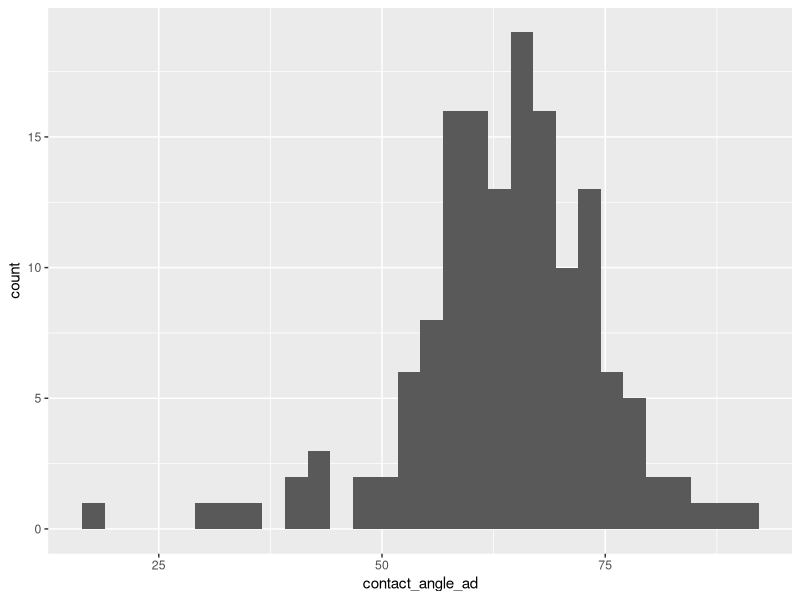
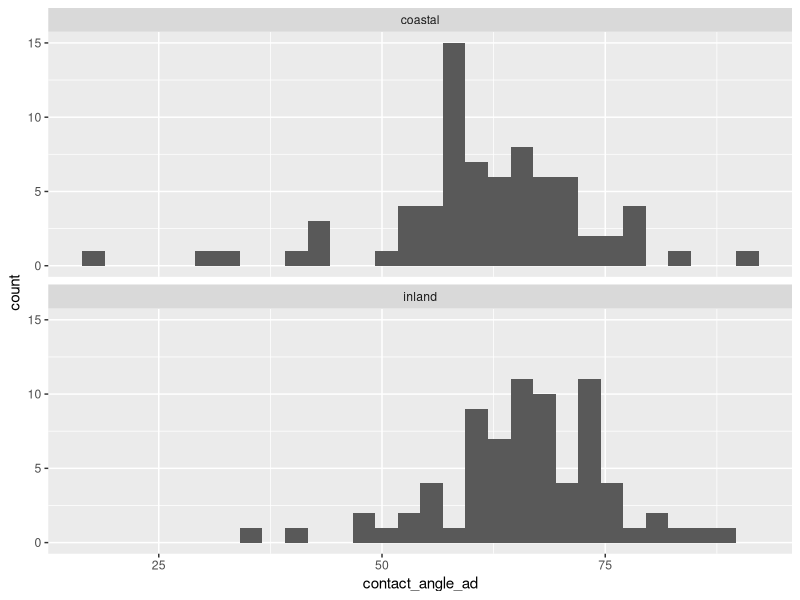
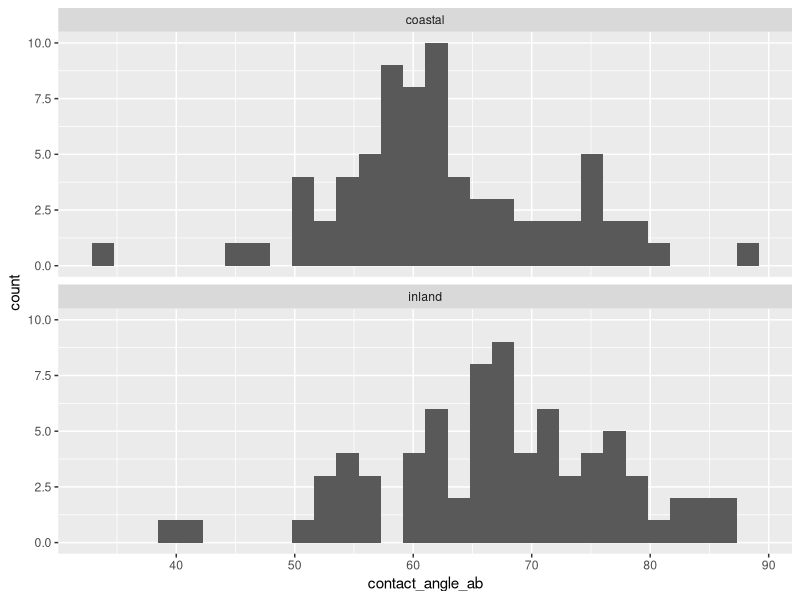
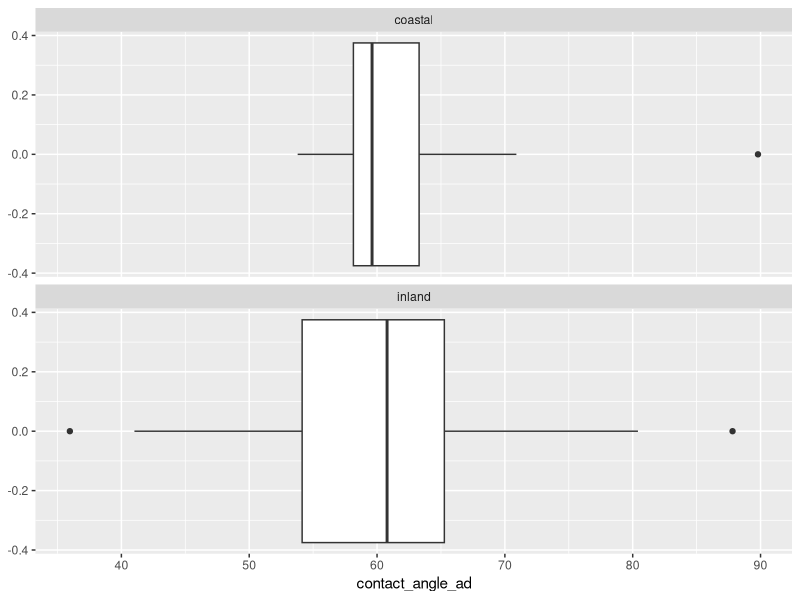
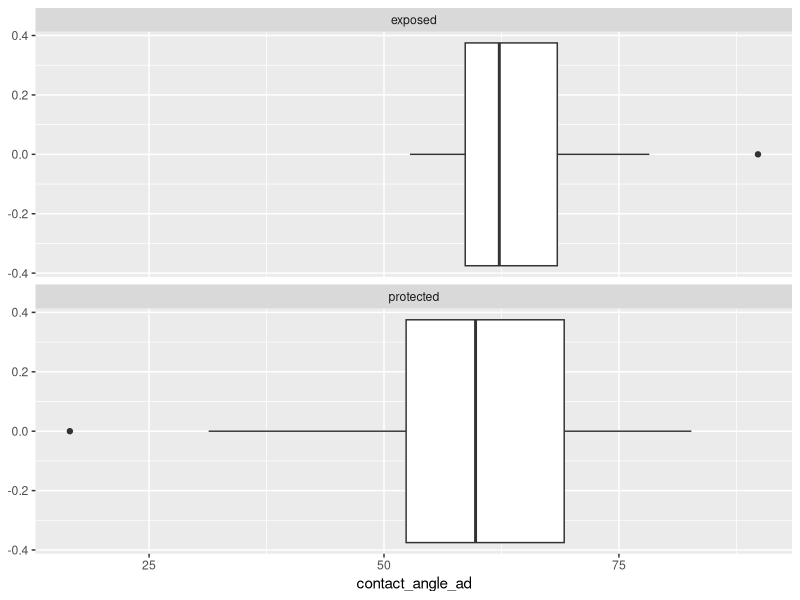
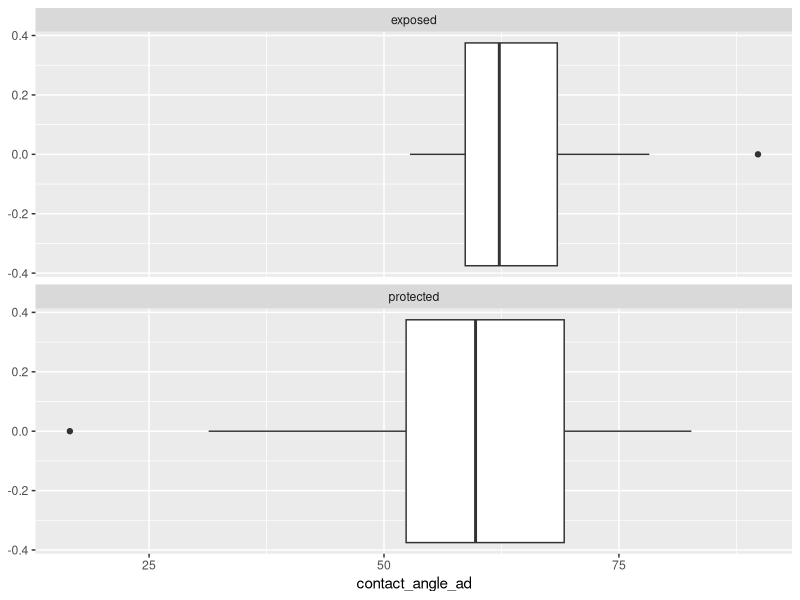
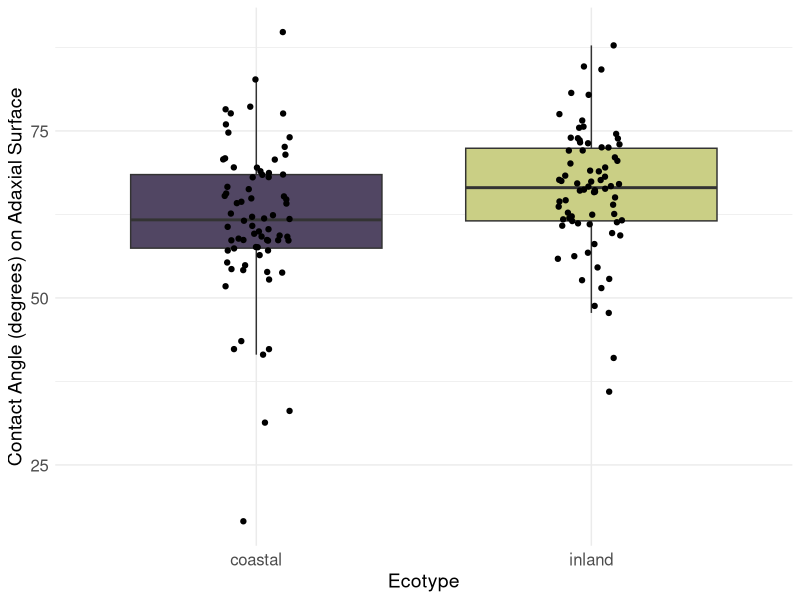
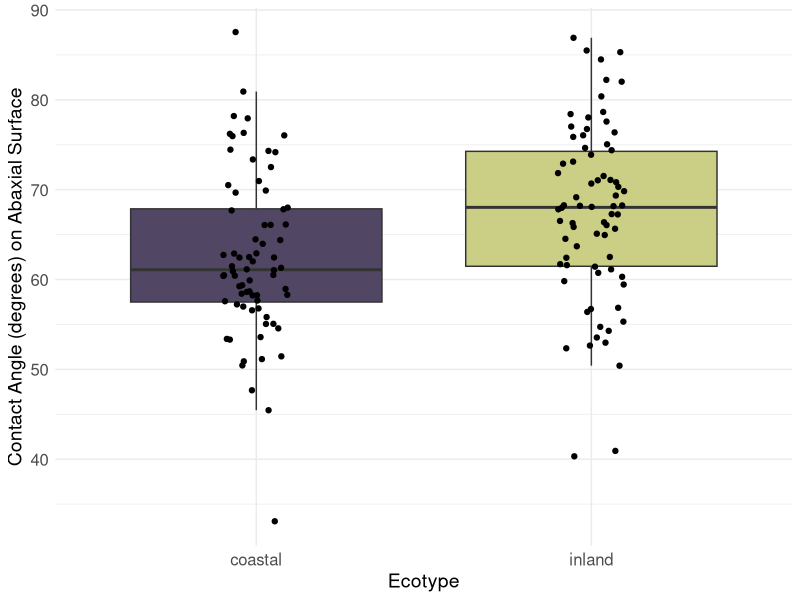

Source code (R) for these figures, in order: (Note: this script raises an error after producing the figures.)
require(tidyverse)
require(readxl)

coastal_pops = c('BHE', 'SWB', 'PGR', 'HEC', 'OPB')
inland_pops = c('SWC', 'LMC', 'TOR', 'OAE', 'RGR')


contact_angle =  read_xlsx(
  path = './Data/Contact Angle Measurements.xlsx', # Change path here
  sheet = 'Sheet1'
) %>%
  mutate(
    ecotype = case_when(
      pop.code %in% coastal_pops ~ "coastal",
      pop.code %in% inland_pops ~ "inland",
      .default = NA_character_
    ),
    salt_exposure = case_when(
      pop.code %in% c('PGR', 'BHE') ~ "protected",
      pop.code %in% c('SWB', 'OPB', 'HEC') ~ "exposed",
      pop.code %in% inland_pops ~ "inland",
      .default = NA_character_
    ),
    surface_type = case_when(
      pop.code %in% c('PGR', 'BHE') ~ 'gooey',
      pop.code == 'SWB' ~ 'middling',
      pop.code %in% c('OPB', 'HEC') ~ 'glaborous',
      pop.code %in% inland_pops ~ "inland",
      .default = NA_character_
    )
  ) %>%
  pivot_wider(
    id_cols = c(pop.code, rep, ecotype, salt_exposure), 
    names_from = leaf_side,
    values_from = contact_angle,
    names_prefix = "contact_angle_"
  )

View(contact_angle)

# View coastal_data
contact_angle %>%
  ggplot() +
  aes(x=contact_angle_ad) +
  geom_histogram()

# Coastal vs. inland and ad vs. ab
contact_angle %>%
  ggplot() +
  aes(x=contact_angle_ad) +
  facet_wrap(vars(ecotype), nrow = 2) +
  geom_histogram()

contact_angle %>%
  ggplot() +
  aes(x=contact_angle_ab) +
  facet_wrap(vars(ecotype), nrow = 2) +
  geom_histogram()

# How much of each pop?
contact_angle %>%
  filter(!is.na(contact_angle_ad)) %>%
  group_by(pop.code) %>%
  count()

# Comparing pairs
contact_angle %>%
  filter(pop.code == 'RGR' | pop.code == 'OPB') %>%
  ggplot() +
  aes(x=contact_angle_ad) +
  facet_wrap(vars(ecotype), nrow = 2) +
  geom_boxplot()

# Comparing protected and exposed
contact_angle %>%
  filter(salt_exposure != "inland") %>%
  ggplot() +
  aes(x=contact_angle_ad) +
  facet_wrap(vars(salt_exposure), nrow = 2) +
  geom_boxplot()

contact_angle %>%
  filter(salt_exposure != "inland") %>%
  ggplot() +
  aes(x=contact_angle_ad) +
  facet_wrap(vars(salt_exposure), nrow = 2) +
  geom_boxplot()


contact_ad_boxplot = contact_angle %>%
  filter(!is.na(contact_angle_ad)) %>%
  ggplot() +
  aes(x = ecotype, fill = ecotype, y = contact_angle_ad) +
  geom_boxplot(outliers = F) +
  geom_jitter(position=position_jitter(0.1)) +
  # Labels
  scale_x_discrete(name = 'Ecotype') +
  scale_y_continuous(
    name = 'Contact Angle (degrees) on Adaxial Surface', 
  ) +
  # Style
  scale_fill_manual(values = c('#514663', '#cacf85')) +
  theme_minimal() +
  theme(
    legend.position = "none",
    axis.text = element_text(size=12),
    axis.title = element_text(size=14),
  )
contact_ad_boxplot

ggsave(
  filename = 'Prelim_ad_contact_angle.png', 
  plot = contact_ad_boxplot,
  device = 'png',
  path = './Results/Figures/',
  scale = 1,
  width = 3,
  height = 6,
  bg = 'white'
)

contact_ab_boxplot = contact_angle %>%
  filter(!is.na(contact_angle_ab)) %>%
  ggplot() +
  aes(x = ecotype, fill = ecotype, y = contact_angle_ab) +
  geom_boxplot(outliers = F) +
  geom_jitter(position=position_jitter(0.1)) +
  # Labels
  scale_x_discrete(name = 'Ecotype') +
  scale_y_continuous(
    name = 'Contact Angle (degrees) on Abaxial Surface', 
  ) +
  # Style
  scale_fill_manual(values = c('#514663', '#cacf85')) +
  theme_minimal() +
  theme(
    legend.position = "none",
    axis.text = element_text(size=12),
    axis.title = element_text(size=14),
  )
contact_ab_boxplot

ggsave(
  filename = 'Prelim_ab_contact_angle.png', 
  plot = contact_ab_boxplot,
  device = 'png',
  path = './Results/Figures/',
  scale = 1,
  width = 3,
  height = 6,
  bg = 'white'
)

t.test(data=contact_angle, contact_angle_ad ~ ecotype)
t.test(data=contact_angle, contact_angle_ab ~ ecotype)

# Look at each pair of populations
# subset dataframe for each population pair
oae_bhe <- contact_angle[which(contact_angle$pop.code == "BHE" | contact_angle$pop.code == "OAE"),] %>% na.omit()
tor_pgr <- contact_angle[which(contact_angle$pop.code == "PGR" | contact_angle$pop.code == "TOR"),] %>% na.omit()
lmc_swb <- contact_angle[which(contact_angle$pop.code == "LMC" | contact_angle$pop.code == "SWB"),] %>% na.omit()
rgr_opb <- contact_angle[which(contact_angle$pop.code == "RGR" | contact_angle$pop.code == "OPB"),] %>% na.omit()
swc_hec <- contact_angle[which(contact_angle$pop.code == "SWC" | contact_angle$pop.code == "HEC"),] %>% na.omit()
pairs <- list(swc_hec, rgr_opb, lmc_swb, oae_bhe, tor_pgr)

# make a function that takes the dataframe with a population pair and a variable of interest
plot_each_pair <- function (pair, var) {
  pops=unique(pair$pop.code)
  na.omit(pair) %>%
    ggplot() +
    aes(x = ecotype, fill = ecotype, y = pair[[var]]) +
    geom_boxplot(outliers = F) +
    geom_jitter(position=position_jitter(0.1)) +
    # Labels
    scale_x_discrete(name = 'Ecotype') +
    scale_y_continuous(
      name = var 
    ) +
    ggtitle(paste(as.character(unique(pair$pop.code))[1], " / ", as.character(unique(pair$pop.code))[2]))+
    # Style
    scale_fill_manual(values = c('#514663', '#cacf85')) +
    theme_minimal() +
    theme(
      legend.position = "none",
      axis.text = element_text(size=12),
      axis.title = element_text(size=14)
    )
}
plot_each_pair(tor_pgr, "contact_angle_ad")
plots <- lapply(pairs, plot_each_pair, "contact_angle_ad")
ad_contact_angle_pair_plots <- ggarrange(plotlist=plots, ncol=2, nrow=3)
ggsave(
  filename = 'Adaxial_Contact_Angle_Pairs.png', 
  plot = ad_contact_angle_pair_plots,
  device = 'png',
  path = './Results/Figures/',
  scale = 1,
  width = 6,
  height = 6,
  bg = 'white'
)

plots <- lapply(pairs, plot_each_pair, "contact_angle_ab")
ab_contact_angle_pair_plots <- ggarrange(plotlist=plots, ncol=2, nrow=3)
ggsave(
  filename = 'Abaxial_Contact_Angle_Pairs.png', 
  plot = ad_contact_angle_pair_plots,
  device = 'png',
  path = './Results/Figures/',
  scale = 1,
  width = 6,
  height = 6,
  bg = 'white'
)
